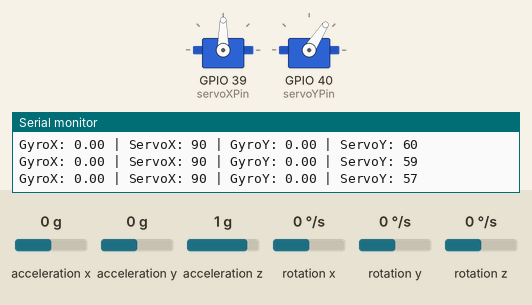
Simulated run of this sketch. Board: ESP32. On the bench: 2 × servo, the last lines printed to the serial monitor. Inputs (shaded band) come from the test bench; at power-on: rotation x 0 °/s, rotation y 0 °/s, acceleration x 0 g, acceleration y 0 g, acceleration z 1 g, rotation z 0 °/s.

Above: at 2.27 s.
2.3 s: rotation x set to -192 °/s
At 4.67 s:
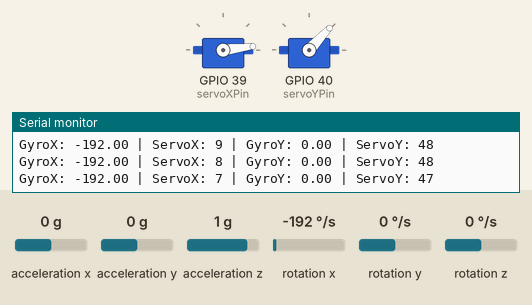
5.3 s: rotation y set to -192 °/s
At 7.89 s:
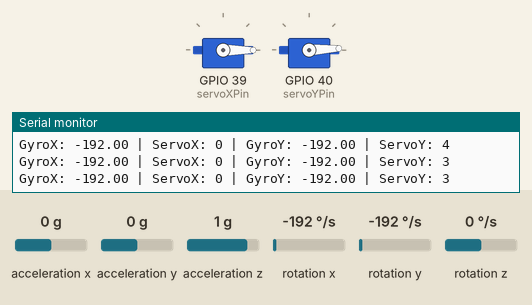
8.3 s: rotation x set to 0 °/s
At 10.7 s:
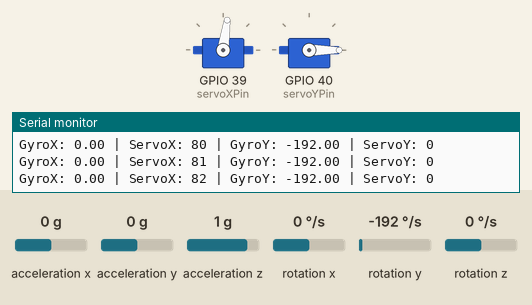
11.3 s: rotation y set to 0 °/s
At 13.05 s:
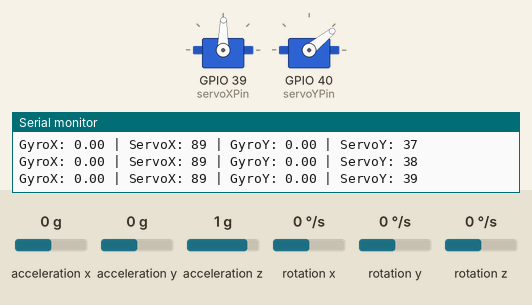
14.3 s: rotation x set to 100 °/s
At 16.73 s:
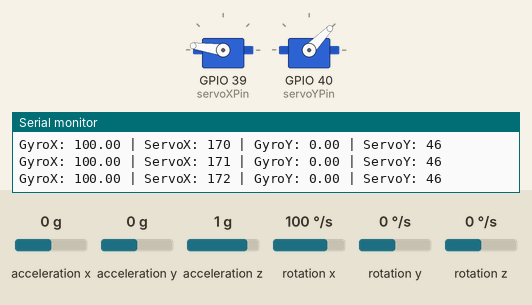
17.3 s: rotation y set to -100 °/s
At 20.8 s:
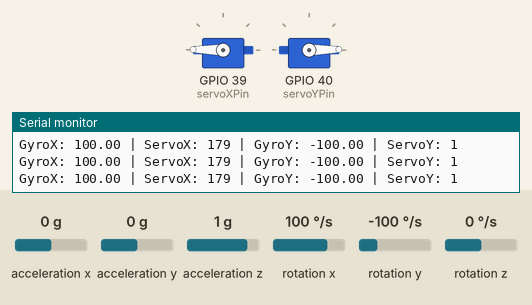
Timing chart, 0 to 21.3 s (numbered marks = the images above; inputs shaded):
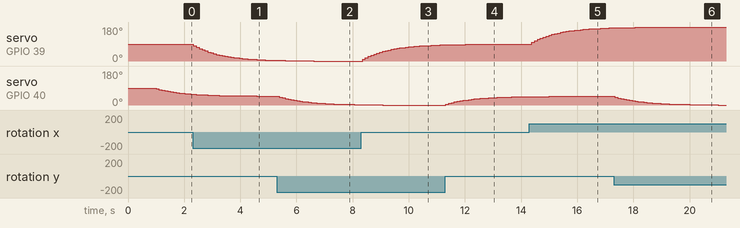

The sketch:

test_mpu_servo.ino
```cpp
#include <Wire.h>
#include <MPU9250_asukiaaa.h>
#include <ESP32Servo.h>

MPU9250_asukiaaa mySensor;
Servo servoX;
Servo servoY;

const int servoXPin = 39;
const int servoYPin = 40;

float angleX = 90;
float angleY = 90;

void setup() {
  Serial.begin(115200);
  delay(1000);

  // Start I2C with custom pins for ESP32-CAM
  Wire.begin(2, 1);
  mySensor.setWire(&Wire);

  mySensor.beginAccel();
  mySensor.beginGyro();
  mySensor.beginMag();

  servoX.attach(servoXPin);
  servoY.attach(servoYPin);

  // Initialize servos at 90 degrees
  servoX.write(90);
  servoY.write(90);

  Serial.println("MPU9250 + Servo initialized.");
}

void loop() {
  mySensor.gyroUpdate();  // Use this instead of update()

  float gyroX = mySensor.gyroX();
  float gyroY = mySensor.gyroY();

  // Smooth output with simple low-pass filter
  float targetX = map(constrain(gyroX, -90, 90), -90, 90, 0, 180);
  float targetY = map(constrain(gyroY, -90, 90), -90, 90, 0, 95);

  angleX = 0.9 * angleX + 0.1 * targetX;
  angleY = 0.9 * angleY + 0.1 * targetY;

  servoX.write((int)angleX);
  servoY.write((int)angleY);

  Serial.print("GyroX: ");
  Serial.print(gyroX);
  Serial.print(" | ServoX: ");
  Serial.print((int)angleX);
  Serial.print(" | GyroY: ");
  Serial.print(gyroY);
  Serial.print(" | ServoY: ");
  Serial.println((int)angleY);

  delay(100);  // 10Hz update
}
```

Measured:
- after the input at 2.3 s, servo on GPIO 39 (servoXPin): moves from 90° to 3° over 3.0 s, starting at once
- after the input at 5.3 s, servo on GPIO 40 (servoYPin): moves from 47° to 2° over 2.7 s, starting after 0.09 s
- after the input at 8.3 s, servo on GPIO 39 (servoXPin): moves from 0° to 85° over 2.8 s, starting after 0.06 s
- after the input at 11.3 s, servo on GPIO 40 (servoYPin): moves from 0° to 45° over 3.0 s, starting at once
- after the input at 14.3 s, servo on GPIO 39 (servoXPin): moves from 89° to 175° over 2.8 s, starting after 0.08 s
- after the input at 17.3 s, servo on GPIO 40 (servoYPin): moves from 46° to 0° over 3.7 s, starting after 0.05 s
